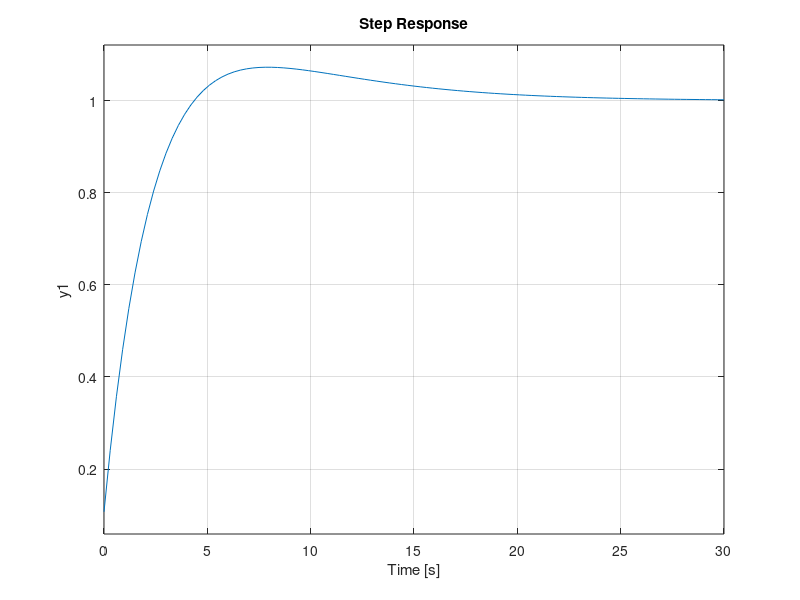

The MATLAB script that drew this image: (Note: this script raises an error after producing the figure.)
m = 1000;
b = 50;

s = tf('s');
P = 1/(m*s + b);

Kp = 600;
Ki = 85.7;
Kd = 120;

C = pid(Kp,Ki,Kd);

T = feedback(P*C, 1);

step(T);
stepinfo(T)